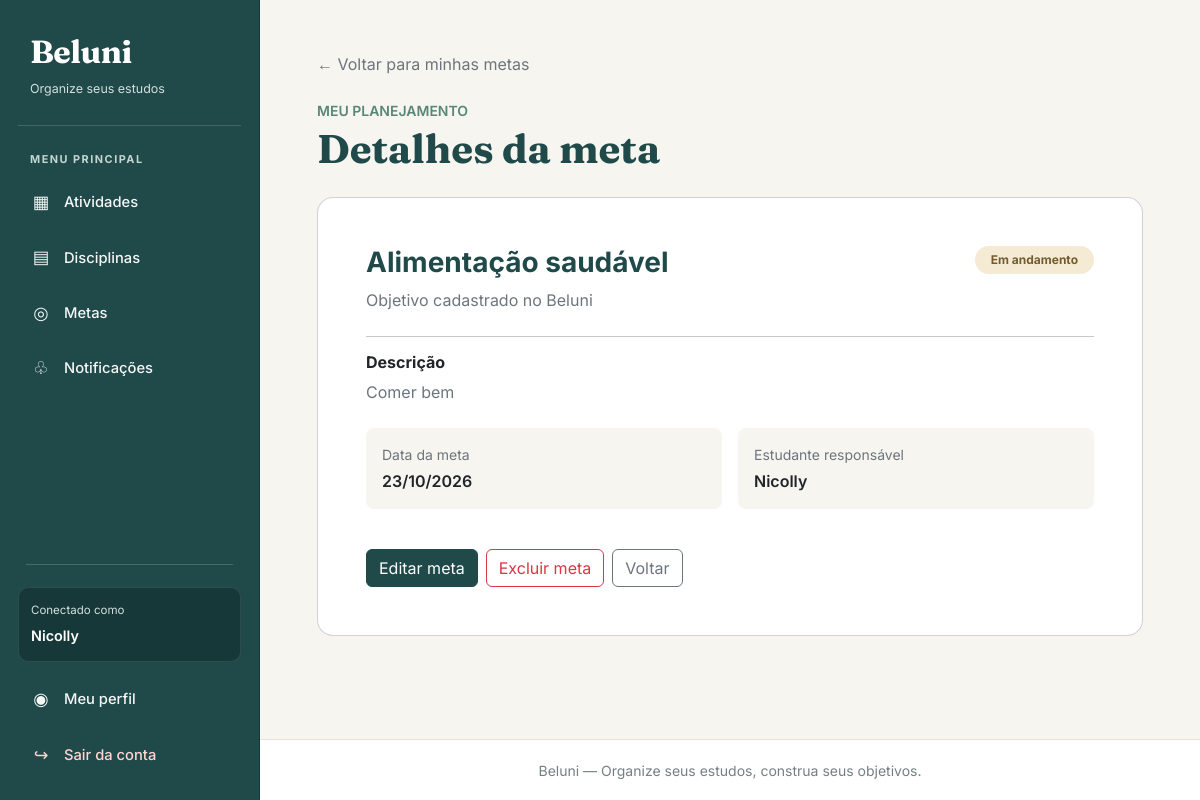
Screenshot of /metas/3/ (signed in) with the database file from the repository.
### meta/models.py (models this page shows, shortened)
class Meta(models.Model):
    titulo = models.CharField(max_length=100)
    detalhamento = models.CharField(max_length=255)
    data = models.DateField()
    estudante = models.ForeignKey(
        Estudante,
        on_delete=models.CASCADE,
        related_name="metas"
    )
    concluida = models.BooleanField(default=False)

### estudante/models.py (models this page shows)
class Estudante(User):
    cpf = models.CharField(max_length=14)
    nome = models.CharField(max_length=100)
    def __str__(self):
        return self.nome

### meta/views.py (the view)
# urls.py: path('<int:id>/', views.detalhar_meta, name='detalhar_meta'),
@login_required
@permission_required('meta.view_meta')
def detalhar_meta(request, id):
    estudante = obter_estudante(request.user)
    meta = get_object_or_404(
        metas_do_estudante(estudante),
        id=id
    )
    return render(
        request,
        'meta/detalhar.html',
        {'meta': meta}
    )

### meta/views.py (called while the page is built)
def obter_estudante(usuario):
    return get_object_or_404(
        Estudante,
        pk=usuario.pk
    )

def metas_do_estudante(estudante):
    return Meta.objects.filter(
        estudante=estudante
    )

### meta/templates/meta/detalhar.html (shortened to what this page needs)
{% extends 'base.html' %}
{% block conteudo %}
<div class="container py-4" style="max-width: 850px;">
    <div class="mb-4">
        <a href="{% url 'listar_metas' %}"
           class="text-decoration-none text-secondary">
            ← Voltar para minhas metas
        </a>
    </div>
    <div class="mb-4">
        <p class="text-uppercase small fw-semibold mb-1" style="color: #568779;">
            MEU PLANEJAMENTO
        </p>
        <h1 class="titulo-pagina mb-2">Detalhes da meta</h1>
    </div>
    <div class="card">
        <div class="card-body p-4 p-md-5">
            <div class="d-flex flex-wrap justify-content-between align-items-start gap-3 mb-4">
                <div>
                    <h2 class="h3 fw-bold mb-2" style="color: #20494A;">
                        {{ meta.titulo }}
                    </h2>
                    <p class="text-secondary mb-0">
                        Objetivo cadastrado no Beluni
                    </p>
                </div>
                {% if meta.concluida %}
                    <span class="badge rounded-pill text-bg-success px-3 py-2">
                        ✓ Concluída
                    </span>
                {% else %}
                    <span class="badge rounded-pill px-3 py-2"
                          style="background-color: #F5EBD5; color: #725B2E;">
                        Em andamento
                    </span>
                {% endif %}
            </div>
            <hr>
            <div class="mb-4">
                <h6 class="fw-bold">Descrição</h6>
                <p class="text-secondary mb-0">
                    {{ meta.detalhamento|default:"Nenhuma descrição informada." }}
                </p>
            </div>
            <div class="row g-3">
                <div class="col-12 col-md-6">
                    <div class="p-3 rounded-3 h-100" style="background-color: #F7F5EF;">
                        <p class="small text-secondary mb-1">Data da meta</p>
                        <p class="fw-semibold mb-0">
                            {{ meta.data|date:"d/m/Y" }}
                        </p>
                    </div>
                </div>
                <div class="col-12 col-md-6">
                    <div class="p-3 rounded-3 h-100" style="background-color: #F7F5EF;">
                        <p class="small text-secondary mb-1">Estudante responsável</p>
                        <p class="fw-semibold mb-0">
                            {{ meta.estudante }}
                        </p>
                    </div>
                </div>
            </div>
            <div class="d-flex flex-wrap gap-2 mt-4 pt-3">
                <a href="{% url 'editar_meta' meta.id %}"
                   class="btn btn-primary">
                    Editar meta
                </a>
                <a href="{% url 'excluir_meta' meta.id %}"
                   class="btn btn-outline-danger">
                    Excluir meta
                </a>
                <a href="{% url 'listar_metas' %}"
                   class="btn btn-outline-secondary">
                    Voltar
                </a>
            </div>
        </div>
    </div>
</div>
{% endblock %}

### templates/base.html (shortened to what this page needs)
{% load static %}
<!DOCTYPE html>
<html lang="pt-br">
<head>
    <link href="https://cdn.jsdelivr.net/npm/bootstrap@5.3.3/dist/css/bootstrap.min.css"
          rel="stylesheet">
</head>
<body>
<div class="app-layout">
    <div class="offcanvas-lg offcanvas-start sidebar"
         tabindex="-1"
         id="menuLateral"
         aria-labelledby="tituloMenuLateral">
        <div class="sidebar-inner">
            <div class="brand-area">
                <a href="{% url 'listar_atividades' %}"
                   class="brand-name"
                   id="tituloMenuLateral">
                    Beluni
                </a>
                <span class="brand-description">
                    Organize seus estudos
                </span>
            </div>
            {% if user.is_authenticated %}
                <p class="menu-label">Menu principal</p>
                <ul class="nav flex-column">
                    <li class="nav-item">
                        <a class="nav-link"
                           href="{% url 'listar_atividades' %}">
                            <span class="menu-icon">▦</span>
                            <span>Atividades</span>
                        </a>
                    </li>
                    <li class="nav-item">
                        <a class="nav-link"
                           href="{% url 'listar_disciplinas' %}">
                            <span class="menu-icon">▤</span>
                            <span>Disciplinas</span>
                        </a>
                    </li>
                    <li class="nav-item">
                        <a class="nav-link"
                           href="{% url 'listar_metas' %}">
                            <span class="menu-icon">◎</span>
                            <span>Metas</span>
                        </a>
                    </li>
                    <li class="nav-item">
                        <a class="nav-link"
                           href="{% url 'notificacao:listar_notificacoes' %}">
                            <span class="menu-icon">♧</span>
                            <span>Notificações</span>
                        </a>
                    </li>
                </ul>
                <div class="sidebar-bottom">
                    <hr class="sidebar-divider">
                    <div class="user-box">
                        <span class="user-box-label">
                            Conectado como
                        </span>
                        <span class="user-box-name">
                            {{ user.get_full_name|default:user.username }}
                        </span>
                    </div>
                    <ul class="nav flex-column">
                        <li class="nav-item">
                            <a class="nav-link"
                               href="{% url 'meu_perfil' %}">
                                <span class="menu-icon">◉</span>
                                <span>Meu perfil</span>
                            </a>
                        </li>
                        <li class="nav-item">
                            <a class="nav-link logout-link"
                               href="{% url 'logout_estudante' %}">
                                <span class="menu-icon">↪</span>
                                <span>Sair da conta</span>
                            </a>
                        </li>
                    </ul>
                </div>
            {% endif %}
        </div>
    </div>
    <div class="main-area">
        <main class="main-content">
            {% block conteudo %}{% endblock %}
        </main>
        <footer class="main-footer">
            <small>
                Beluni — Organize seus estudos, construa seus objetivos.
            </small>
        </footer>
    </div>
</div>
</body>
</html>

### templates/base.html (style rules this page uses)
:root { --beluni-petroleo: #20494A; --beluni-petroleo-escuro: #173839; --beluni-petroleo-hover: #2D5B5C; --beluni-areia: #E8DDC8; --beluni-fundo: #F7F5EF; --beluni-texto: #293B3B; --beluni-suave: #758080; --beluni-borda: #E5E2D9; }
* { box-sizing: border-box; }
body { margin: 0; min-height: 100vh; font-family: 'Inter', sans-serif; background-color: var(--beluni-fundo); color: var(--beluni-texto); }
.app-layout { display: flex; min-height: 100vh; }
.sidebar { flex: 0 0 260px; width: 260px; min-height: 100vh; background-color: var(--beluni-petroleo) !important; color: #FFFFFF; border-right: 1px solid var(--beluni-petroleo-escuro); }
.sidebar-inner { display: flex; flex-direction: column; min-height: 100vh; padding: 28px 18px 20px; background-color: var(--beluni-petroleo) !important; }
.brand-area { position: relative; padding: 0 12px 26px; margin-bottom: 25px; background-color: var(--beluni-petroleo); border-bottom: 1px solid rgba(255, 255, 255, 0.16); }
.brand-name { display: inline-block; font-family: 'Fraunces', serif; font-size: 2rem; font-weight: 700; letter-spacing: -0.5px; color: #FFFFFF !important; text-decoration: none; }
.brand-description { display: block; margin-top: 4px; color: #D2E0DC; font-size: 0.78rem; }
.menu-label { padding: 0 12px; margin: 0 0 10px; color: #C3D6D1; font-size: 0.68rem; font-weight: 700; letter-spacing: 1.5px; text-transform: uppercase; }
.sidebar .nav { gap: 5px; }
.sidebar .nav-link { display: flex; align-items: center; gap: 12px; padding: 12px; border-radius: 9px; background-color: transparent; color: #F5F7F6; font-size: 0.92rem; font-weight: 500; text-decoration: none; transition: background-color 0.2s ease, color 0.2s ease; }
.menu-icon { display: inline-flex; align-items: center; justify-content: center; width: 22px; flex-shrink: 0; font-size: 1.1rem; }
.sidebar-divider { border: 0; border-top: 1px solid rgba(255, 255, 255, 0.18); margin: 22px 8px; opacity: 1; }
.sidebar-bottom { margin-top: auto; padding-top: 22px; background-color: var(--beluni-petroleo); }
.user-box { padding: 14px 12px; margin-bottom: 12px; background-color: var(--beluni-petroleo-escuro); border: 1px solid rgba(255, 255, 255, 0.10); border-radius: 10px; overflow-wrap: anywhere; }
.user-box-label { display: block; color: #D2E0DC; font-size: 0.72rem; margin-bottom: 4px; }
.user-box-name { color: #FFFFFF; font-size: 0.9rem; font-weight: 600; }
.sidebar .logout-link { color: #FFD6D2; }
.main-area { display: flex; flex-direction: column; flex: 1; min-width: 0; min-height: 100vh; background-color: var(--beluni-fundo); }
.main-content { flex: 1; min-width: 0; padding: 28px; }
.titulo-pagina { font-family: 'Fraunces', serif; color: var(--beluni-petroleo); font-weight: 700; }
.btn-primary { background-color: var(--beluni-petroleo); border-color: var(--beluni-petroleo); }
.card { border-radius: 1rem; }
.main-footer { padding: 18px 24px; border-top: 1px solid var(--beluni-borda); background-color: #FFFFFF; color: var(--beluni-suave); text-align: center; }

### rows the page displays
Meta: titulo "Alimentação saudável", detalhamento "Comer bem", data "23/10/2026", estudante "Nicolly"

### other values shown
{{ user.get_full_name|default:user.username }} "Nicolly"
